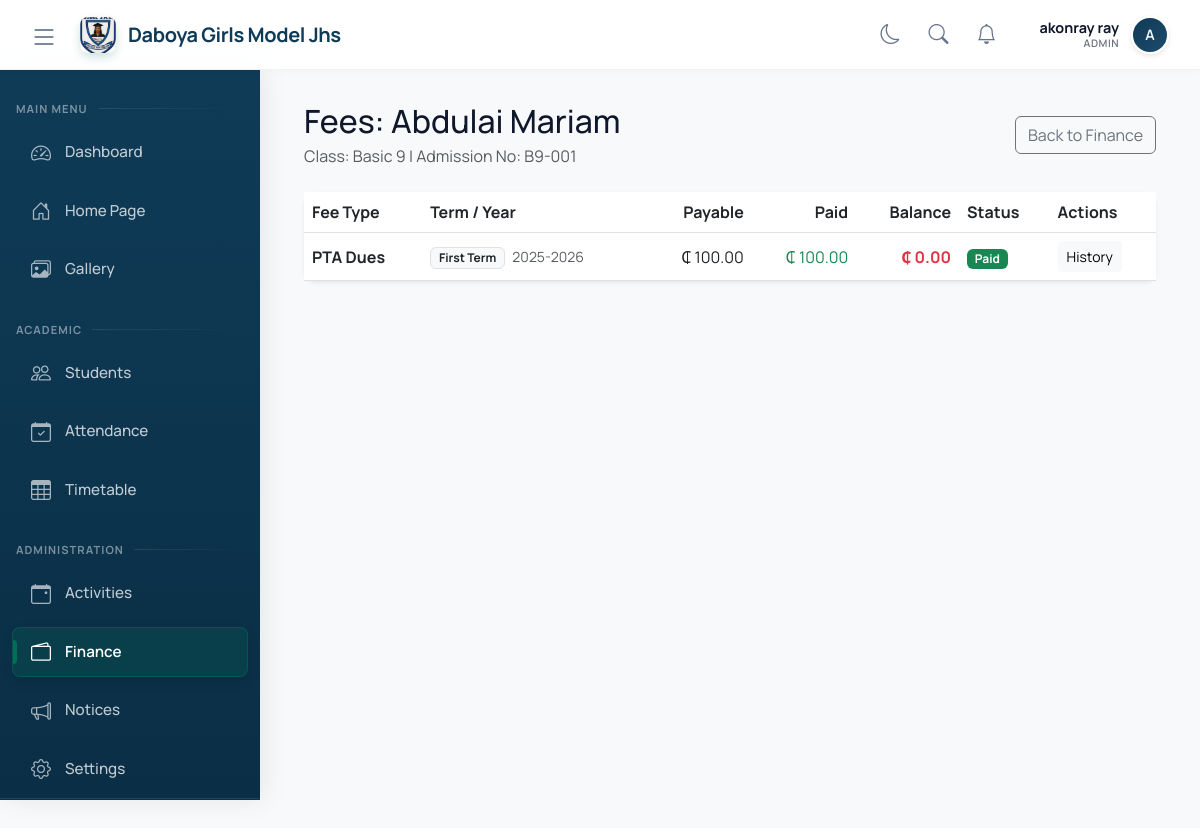
Page /finance/student/44/ (signed in) on the committed database.
### academics/models.py (models this page shows, shortened)
class SchoolInfo(models.Model):
    name = models.CharField(max_length=200, default="Daboya Girls Model JHS")
    address = models.TextField(default="P.O. Box 6, Daboya, North Gonja District")
    phone = models.CharField(max_length=50, default="024-0852910")
    email = models.EmailField(default="info@daboyagirlsmodel.edu.gh")
    motto = models.CharField(max_length=200, default="Success, Our Concern")
    logo = models.ImageField(upload_to='school_logo/', null=True, blank=True)
    class Meta:
        verbose_name_plural = "School Information"

class Class(models.Model):
    name = models.CharField(max_length=50)  # e.g., "Grade 10A", "Grade 9B"
    academic_year = models.ForeignKey(AcademicYear, on_delete=models.CASCADE)
    class_teacher = models.ForeignKey('teachers.Teacher', on_delete=models.SET_NULL,
                                     null=True, blank=True, related_name='managed_classes')
    def __str__(self):
        return f"{self.name}"
    class Meta:
        verbose_name_plural = "Classes"
        unique_together = ['name', 'academic_year']

class AcademicYear(models.Model):
    name = models.CharField(max_length=20)
    start_date = models.DateField()
    end_date = models.DateField()
    is_current = models.BooleanField(default=False)
    def __str__(self):
        return self.name
    class Meta:
        ordering = ['-start_date']

### accounts/models.py (models this page shows, shortened)
class User(AbstractUser):
    USER_TYPES = (
        ('admin', 'Admin'),
        ('teacher', 'Teacher'),
        ('student', 'Student'),
        ('parent', 'Parent'),
    )
    user_type = models.CharField(max_length=10, choices=USER_TYPES)
    phone = models.CharField(max_length=15, blank=True)
    address = models.TextField(blank=True)
    profile_picture = models.ImageField(upload_to='profiles/', null=True, blank=True)

### students/models.py (models this page shows, shortened)
class Student(models.Model):
    GENDER_CHOICES = (
        ('male', 'Male'),
        ('female', 'Female'),
        ('other', 'Other'),
    )
    user = models.OneToOneField(User, on_delete=models.CASCADE)
    admission_number = models.CharField(max_length=20, unique=True)
    date_of_birth = models.DateField()
    gender = models.CharField(max_length=10, choices=GENDER_CHOICES, default='male')
    date_of_admission = models.DateField()
    current_class = models.ForeignKey('academics.Class', on_delete=models.SET_NULL, null=True)
    roll_number = models.CharField(max_length=10, blank=True)
    blood_group = models.CharField(max_length=5, blank=True)
    emergency_contact = models.CharField(max_length=15)

### finance/models.py (models this page shows, shortened)
class StudentFee(models.Model):
    STATUS_CHOICES = (
        ('unpaid', 'Unpaid'),
        ('partial', 'Partially Paid'),
        ('paid', 'Paid'),
    )
    student = models.ForeignKey(Student, on_delete=models.CASCADE, related_name='fees')
    fee_structure = models.ForeignKey(FeeStructure, on_delete=models.CASCADE)
    amount_payable = models.DecimalField(max_digits=10, decimal_places=2, help_text="Can be adjusted for scholarships")
    status = models.CharField(max_length=20, choices=STATUS_CHOICES, default='unpaid')
    created_at = models.DateTimeField(auto_now_add=True)
    class Meta:
        unique_together = ('student', 'fee_structure')
    @property
    def total_paid(self):
        return sum(payment.amount for payment in self.payments.all())
    @property
    def balance(self):
        return self.amount_payable - self.total_paid

class FeeStructure(models.Model):
    head = models.ForeignKey(FeeHead, on_delete=models.CASCADE)
    class_level = models.ForeignKey(Class, on_delete=models.CASCADE, verbose_name="Class")
    academic_year = models.ForeignKey(AcademicYear, on_delete=models.CASCADE)
    term = models.CharField(max_length=20, choices=TERM_CHOICES)
    amount = models.DecimalField(max_digits=10, decimal_places=2)
    due_date = models.DateField(null=True, blank=True)
    class Meta:
        unique_together = ('head', 'class_level', 'academic_year', 'term')

class FeeHead(models.Model):
    name = models.CharField(max_length=100)
    description = models.TextField(blank=True)

### finance/views.py (the view)
# urls.py: path('student/<int:student_id>/', views.student_fees, name='student_fees'),
@login_required
def student_fees(request, student_id):
    student = get_object_or_404(Student, id=student_id)
    allowed = False
    if request.user.user_type == 'admin':
        allowed = True
    elif request.user.user_type == 'teacher':
        if student.current_class and student.current_class.class_teacher and student.current_class.class_teacher.user == request.user:
            allowed = True
    if not allowed:
        messages.error(request, "Access Denied. Only Admins or Class Teachers can view fees.")
        return redirect('dashboard')
    fees = StudentFee.objects.filter(student=student).select_related('fee_structure', 'fee_structure__head')
    processed_fees = []
    for fee in fees:
        processed_fees.append({
            'obj': fee,
            'paid': fee.total_paid,
            'balance': fee.balance
        })
    return render(request, 'finance/student_fees.html', {
        'student': student,
        'fees': processed_fees
    })

### templates/finance/student_fees.html (shortened to what this page needs)
{% extends 'base.html' %}
{% block content %}
<div class="container-fluid">
    <div class="d-flex align-items-center justify-content-between mb-4">
        <div>
            <h2 class="page-title mb-1">Fees: {{ student.user.get_full_name }}</h2>
            <p class="text-muted mb-0">Class: {{ student.current_class }} | Admission No: {{ student.admission_number }}</p>
        </div>
        {% if user.user_type == 'admin' %}
        <a href="{% url 'finance:dashboard' %}" class="btn btn-outline-secondary">Back to Finance</a>
        {% endif %}
    </div>
    <div class="card shadow-sm border-0">
        <div class="card-body p-0">
            <div class="table-responsive">
                <table class="table table-hover align-middle mb-0">
                    <thead class="bg-light">
                        <tr>
                            <th>Fee Type</th>
                            <th>Term / Year</th>
                            <th class="text-end">Payable</th>
                            <th class="text-end">Paid</th>
                            <th class="text-end">Balance</th>
                            <th>Status</th>
                            <th>Actions</th>
                        </tr>
                    </thead>
                    <tbody>
                        {% for item in fees %}
                        <tr>
                            <td class="fw-bold">{{ item.obj.fee_structure.head.name }}</td>
                            <td>
                                <span class="badge bg-light text-dark border">
                                    {{ item.obj.fee_structure.get_term_display }}
                                </span>
                                <small class="text-muted ms-1">{{ item.obj.fee_structure.academic_year }}</small>
                            </td>
                            <td class="text-end">₵ {{ item.obj.amount_payable }}</td>
                            <td class="text-end text-success">₵ {{ item.paid }}</td>
                            <td class="text-end fw-bold text-danger">₵ {{ item.balance }}</td>
                            <td>
                                {% if item.obj.status == 'paid' %}
                                    <span class="badge bg-success">Paid</span>
                                {% elif item.obj.status == 'partial' %}
                                    <span class="badge bg-warning text-dark">Partial</span>
                                {% else %}
                                    <span class="badge bg-danger">Unpaid</span>
                                {% endif %}
                            </td>
                            <td>
                                <button class="btn btn-sm btn-light" type="button" data-bs-toggle="collapse" data-bs-target="#history{{ item.obj.id }}">
                                    History
                                </button>
                            </td>
                        </tr>
                        {% empty %}
                        <tr><td colspan="7" class="text-center py-4">No fees assigned to this student.</td></tr>
                        {% endfor %}
                    </tbody>
                </table>
            </div>
        </div>
    </div>
</div>
{% endblock %}

### templates/base.html (shortened to what this page needs)
{% load static %}
<!DOCTYPE html>
<html lang="en">
<head>
    <link href="https://cdn.jsdelivr.net/npm/bootstrap@5.3.0/dist/css/bootstrap.min.css" rel="stylesheet">
    <link rel="stylesheet" href="https://cdn.jsdelivr.net/npm/bootstrap-icons@1.11.0/font/bootstrap-icons.css">
</head>
<body>
    <div class="main-container {% if not user.is_authenticated %}public-layout{% endif %}">
        {% if user.is_authenticated %}
        <header class="header">
            <div class="container-fluid px-3 px-lg-4">
                <div class="d-flex justify-content-between align-items-center">
                    <div class="d-flex align-items-center gap-2">
                        <button class="header-action-btn d-none d-lg-block me-2" onclick="toggleSidebar()">
                            <i class="bi bi-list fs-3"></i>
                        </button>
                        <div class="navbar-brand m-0">
                            <div class="header-brand-icon">
                                {% if school_logo %}
                                    <img src="{{ school_logo.url }}" alt="Logo" style="width: 100%; height: 100%; object-fit: cover; border-radius: 8px;">
                                {% else %}
                                    GM
                                {% endif %}
                            </div>
                            <span class="d-none d-sm-block">{{ school_name|default:"Girls Model JHS" }}</span>
                        </div>
                    </div>
                    <div class="d-flex align-items-center gap-2">
                        <button class="header-action-btn d-none d-lg-flex" onclick="toggleTheme()" title="Toggle Dark Mode">
                            <i class="bi bi-moon fs-5" id="themeIcon"></i>
                        </button>
                        <button class="header-action-btn" data-bs-toggle="modal" data-bs-target="#searchModal" title="Search (Ctrl+K)">
                            <i class="bi bi-search fs-5"></i>
                        </button>
                        {% if user.is_authenticated %}
                        <div class="dropdown">
                            <button class="header-action-btn" type="button" data-bs-toggle="dropdown" aria-expanded="False">
                                <i class="bi bi-bell fs-5"></i>
                            </button>
                        </div>
                        {% endif %}
                        <a href="{% url 'dashboard' %}" class="user-info ms-2">
                            <div class="d-none d-md-block text-end lh-sm">
                                <div class="fw-bold" style="font-size: 0.9rem;">{{ user.get_full_name }}</div>
                                <div class="text-uppercase" style="font-size: 0.65rem; opacity: 0.6; font-weight: 600; letter-spacing: 0.5px;">{{ user.user_type }}</div>
                            </div>
                            <div class="user-avatar">
                                {{ user.get_full_name|first|upper }}
                            </div>
                        </a>
                    </div>
                </div>
            </div>
        </header>
        <nav class="sidebar" id="sidebar">
            <h4 class="mb-2">Main Menu</h4>
            <div class="nav-item">
                <a href="{% url 'dashboard' %}" class="nav-link {% if request.resolver_match.url_name == 'dashboard' %}active{% endif %}" title="Dashboard">
                    <i class="bi bi-speedometer2"></i>
                    <span>Dashboard</span>
                </a>
            </div>
            <div class="nav-item">
                <a href="{% url 'home' %}" class="nav-link {% if request.resolver_match.url_name == 'home' %}active{% endif %}" title="Home Page">
                    <i class="bi bi-house-door"></i>
                    <span>Home Page</span>
                </a>
            </div>
            <div class="nav-item">
                <a href="{% url 'academics:gallery' %}" class="nav-link {% if request.resolver_match.url_name == 'gallery' %}active{% endif %}" title="Gallery">
                    <i class="bi bi-images"></i>
                    <span>Gallery</span>
                </a>
            </div>
            {% if user.user_type == 'admin' or user.user_type == 'teacher' %}
            <h4 class="mb-2 mt-4">Academic</h4>
            <div class="nav-item">
                <a href="{% url 'students:student_list' %}" class="nav-link {% if request.resolver_match.url_name == 'student_list' %}active{% endif %}" title="Students">
                    <i class="bi bi-people"></i>
                    <span>Students</span>
                </a>
            </div>
            <div class="nav-item">
                <a href="{% url 'students:mark_attendance' %}" class="nav-link {% if request.resolver_match.url_name == 'mark_attendance' %}active{% endif %}" title="Attendance">
                    <i class="bi bi-calendar-check"></i>
                    <span>Attendance</span>
                </a>
            </div>
            <div class="nav-item">
                <a href="{% url 'academics:timetable' %}" class="nav-link {% if request.resolver_match.url_name == 'timetable' %}active{% endif %}" title="Timetable">
                    <i class="bi bi-table"></i>
                    <span>Timetable</span>
                </a>
            </div>
            {% endif %}
            {% if user.user_type == 'admin' %}
            <h4 class="mb-2 mt-4">Administration</h4>
            <div class="nav-item">
                <a href="{% url 'academics:manage_activities' %}" class="nav-link {% if request.resolver_match.url_name == 'manage_activities' %}active{% endif %}" title="Activities">
                    <i class="bi bi-calendar-event"></i>
                    <span>Activities</span>
                </a>
            </div>
            <div class="nav-item">
                <a href="{% url 'finance:dashboard' %}" class="nav-link {% if 'finance' in request.resolver_match.app_names %}active{% endif %}" title="Finance">
                    <i class="bi bi-wallet2"></i>
                    <span>Finance</span>
                </a>
            </div>
            <div class="nav-item">
                <a href="{% url 'announcements:manage' %}" class="nav-link {% if 'announcements' in request.resolver_match.app_names %}active{% endif %}" title="Notices">
                    <i class="bi bi-megaphone"></i>
                    <span>Notices</span>
                </a>
            </div>
            <div class="nav-item">
                <a href="{% url 'academics:school_settings' %}" class="nav-link {% if request.resolver_match.url_name == 'school_settings' %}active{% endif %}" title="Settings">
                    <i class="bi bi-gear"></i>
                    <span>Settings</span>
                </a>
            </div>
            {% endif %}
            <div class="mt-auto p-3 border-top" style="border-color: rgba(255,255,255,0.1) !important;">
            </div>
        </nav>
        {% endif %}
        <main class="main-content {% if not user.is_authenticated %}w-100 m-0 p-0{% endif %}" id="mainContent">
            {% block content %}{% endblock %}
        </main>
    </div>
    <div class="position-fixed top-0 end-0 p-3" style="z-index: 1200; width: 320px;" id="toastContainer"></div>
</body>
</html>

### rows in the picture
SchoolInfo: name "Daboya Girls Model Jhs"
User: get_full_name "akonray ray", user_type "ADMIN", get_full_name|first "A"
Student: user.get_full_name "Abdulai Mariam", current_class "Basic 9", admission_number "B9-001"
StudentFee: obj.fee_structure.head.name "PTA Dues", obj.fee_structure.term "First Term", obj.fee_structure.academic_year "2025-2026", obj.amount_payable "100.00", paid "100.00", balance "0.00", status "Paid"
